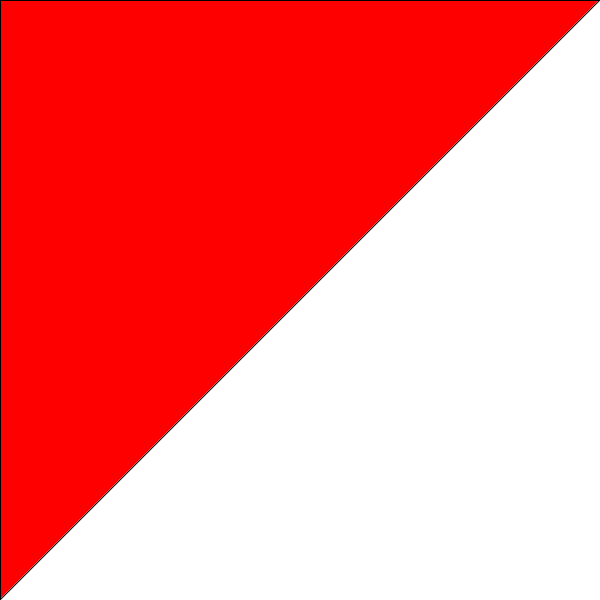
Frame 1 (no input)
Frame 60 (the mouse pressed at the canvas centre just before this capture): identical to frame 1, image omitted
Frame 120 (the mouse held since frame 60 and released just before this capture): identical to frame 1, image omitted

The Processing sketch that drew this single still picture (run headless with seeded random() and noise(); from frame 60 on, the mouse is pressed at the canvas centre):

// Processing sketch: diverdown
// ── diverdown.pde
void setup() {
  size(600,600);
}

void draw() {
  background(255);
  fill(255,0,0);
  triangle(0,0, width-1,0, 0, height-1);
}
